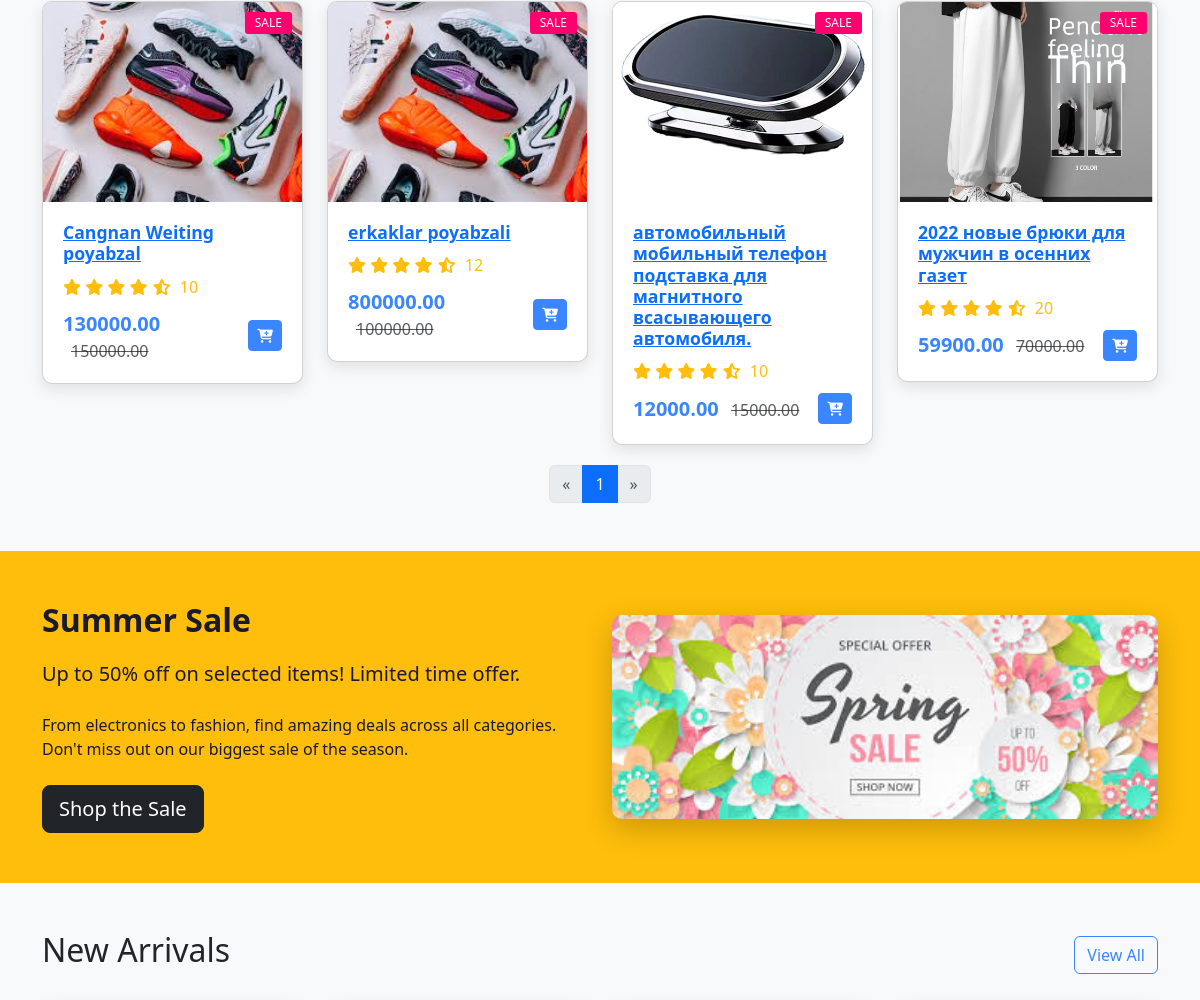
Before: / (middle part) with the older database file.
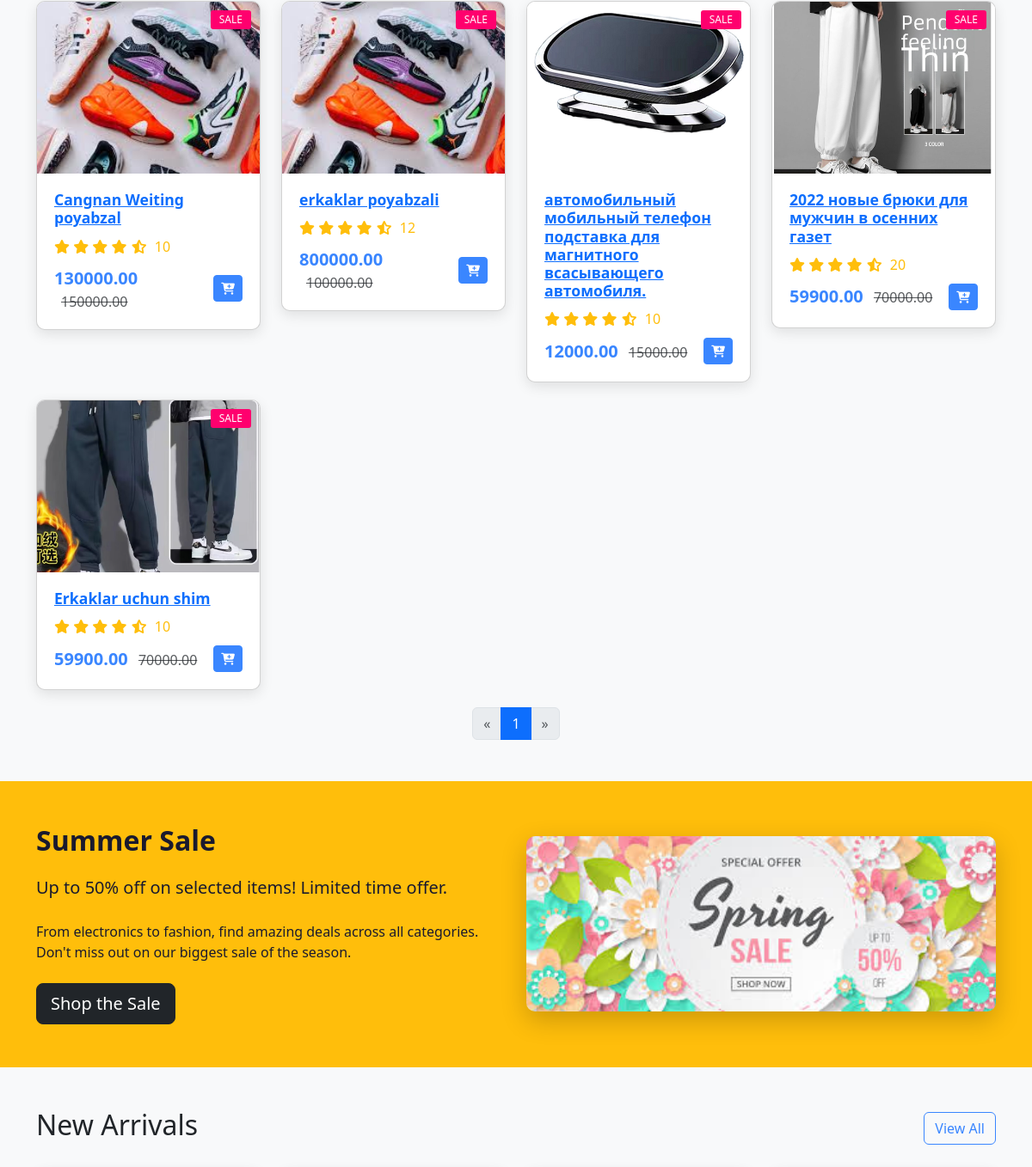
After: the same page with the newer database file.
### app/models.py (models this page shows, shortened)
class Product(models.Model):
    STATUS_CHOICES = (
        ('Active', 'Active'),
        ('Draft', 'Draft'),
        ('Out of Stock', 'Out of Stock'),
    )
    name = models.CharField(max_length=255)
    sku = models.CharField(max_length=50, blank=True)
    category = models.ForeignKey(Category, on_delete=models.CASCADE, related_name='products', null=True)
    price = models.DecimalField(max_digits=10, decimal_places=2)
    discount_price = models.DecimalField(max_digits=10, decimal_places=2, null=True, blank=True)
    description = models.TextField(blank=True)
    inventory = models.PositiveIntegerField(default=0)
    image = models.ImageField(upload_to='products/', null=True, blank=True)
    weight = models.DecimalField(max_digits=6, decimal_places=2, null=True, blank=True)
    status = models.CharField(max_length=20, choices=STATUS_CHOICES, default='Active')
    tags = models.CharField(max_length=255, blank=True)
    seo_title = models.CharField(max_length=255, blank=True)
    seo_description = models.TextField(blank=True)
    created_at = models.DateTimeField(auto_now_add=True)
    updated_at = models.DateTimeField(auto_now=True)

### app/views.py (the view)
# urls.py: path('', UserDashboard.as_view(), name='user_dashboard'),
class UserDashboard(ListView):
    model = Category
    context_object_name = 'categories'
    template_name = 'ecomm/index.html'
    paginate_by = 10
    def get_context_data(self, **kwargs):
        context = super().get_context_data(**kwargs)
        products = Product.objects.all()
        paginator = Paginator(products, self.paginate_by)
        page_number = self.request.GET.get('page', 1)
        page_obj = paginator.get_page(page_number)
        context['products'] = page_obj
        context['is_paginated'] = True
        context['page_obj'] = page_obj
        return context

### templates/ecomm/index.html (shortened to what the changed rows need)
{% load static %}
<!DOCTYPE html>
<html lang="en">
<head>
    <link href="https://cdn.jsdelivr.net/npm/bootstrap@5.3.0-alpha1/dist/css/bootstrap.min.css" rel="stylesheet">
    <link rel="stylesheet" href="https://cdnjs.cloudflare.com/ajax/libs/font-awesome/6.4.0/css/all.min.css">
</head>
<body>
{% block content %}
    <section class="container my-5" id="featured-products">
        <div class="row">
            {% for product in products %}
                <div class="col-lg-3 col-md-4 col-sm-6">
                    <div class="card product-card">
                        <span class="badge sale-badge text-white">SALE</span>
                        {% if product.image %}
                            <img src="{{ product.image.url }}" class="card-img-top" alt="{{ product.name }}">
                        {% else %}
                            <img src="/static/images/placeholder.jpg" class="card-img-top" alt="No image available">
                        {% endif %}
                        <div class="card-body">
                            <h5 class="card-title"><a href="{% url 'product_detail' product.pk %}">{{ product.name }}</a></h5>
                            <div class="rating">
                                <i class="fas fa-star"></i>
                                <i class="fas fa-star"></i>
                                <i class="fas fa-star"></i>
                                <i class="fas fa-star"></i>
                                <i class="fas fa-star-half-alt"></i>
                                <span class="ms-1">{{ product.inventory }}</span>
                            </div>
                            <div class="d-flex justify-content-between align-items-center">
                                <div>
                                    <span class="price">{{ product.discount_price }}</span>
                                    <span class="text-muted text-decoration-line-through ms-2">{{ product.price }}</span>
                                </div>
                                <button class="btn btn-primary btn-sm">
                                    <i class="fas fa-cart-plus"></i>
                                </button>
                            </div>
                        </div>
                    </div>
                </div>
            {% endfor %}
        </div>
        {% if is_paginated %}
            <nav aria-label="Page navigation">
                <ul class="pagination justify-content-center">
                    {% for num in page_obj.paginator.page_range %}
                        {% if page_obj.number == num %}
                            <li class="page-item active">
                                <a class="page-link" href="?page={{ num }}">{{ num }}</a>
                            </li>
                        {% else %}
                            <li class="page-item">
                                <a class="page-link" href="?page={{ num }}">{{ num }}</a>
                            </li>
                        {% endif %}
                    {% endfor %}
                </ul>
            </nav>
        {% endif %}
    </section>
    <section class="promotion-section">
        <div class="container">
            <div class="row align-items-center">
                <div class="col-lg-6 promotion-content">
                    <h2>Summer Sale</h2>
                </div>
            </div>
        </div>
    </section>
    <section class="container my-5">
        <div class="d-flex justify-content-between align-items-center mb-4">
            <h2>New Arrivals</h2>
        </div>
    </section>
{% endblock %}
</body>
</html>

Changed rows visible on the page:
added Product: image (picture), name "Erkaklar uchun shim", inventory "10", discount_price "59900.00", price "70000.00"
